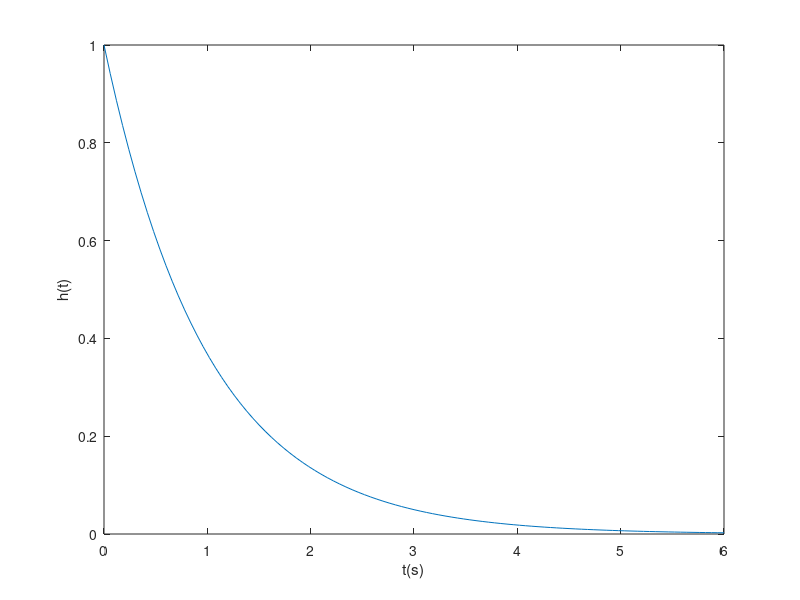

Recreate this plot in MATLAB.
%  o caso em tempo continuo. Sistema com resposta ao impulso.
% h(t) = exp(-t) u(t) será definido como:

num = 1; % numerador
den = [1,1]; % denominador, que corresponde a 1s+1s^0
sys = tf(num, den); % definiçao da função de transferência
[h,t] = impulse(sys); % calculo da resposta ao impulso do sistema sys

%verificação

figure(1);
set(gca, 'FontSize', 18);
plot(t,h);
ylabel('h(t)');
xlabel('t(s)');

